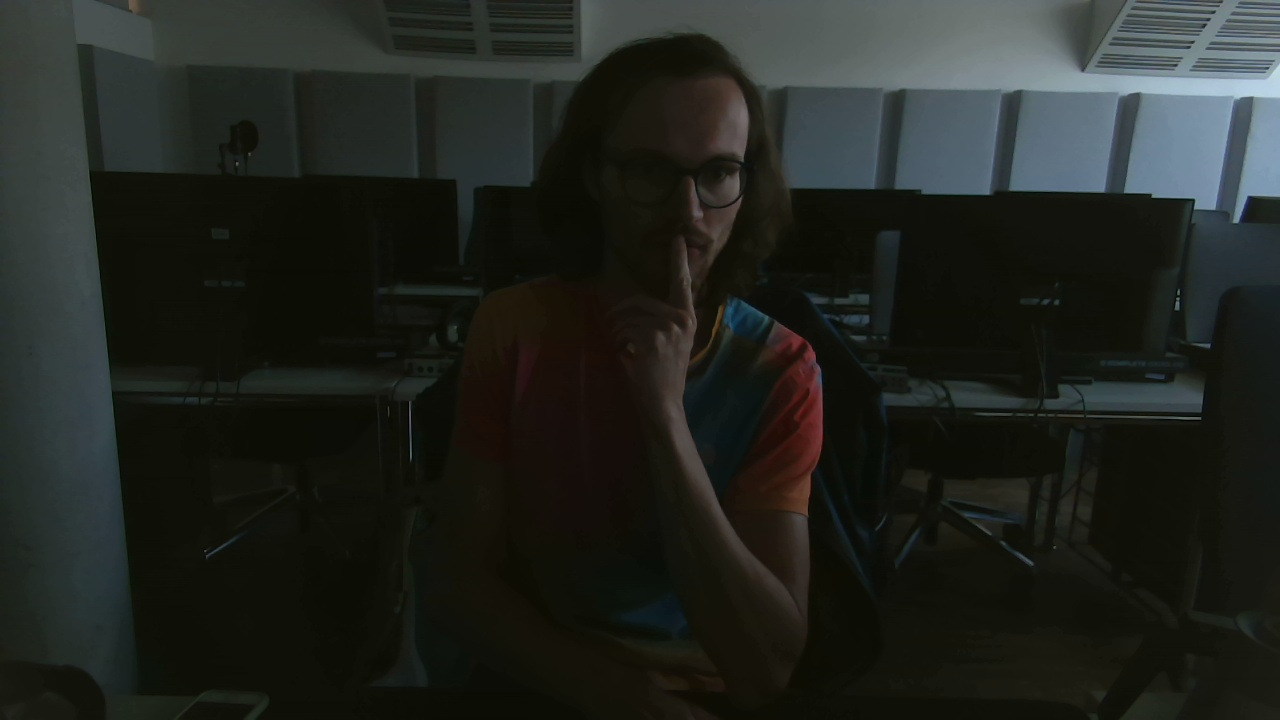
#> input picture captured_images/tests/aufnahme_2025-05-10_11-13-13.jpg, 1280 x 720 px, found by its file name
$ python Segmentierungs-Test.py
#> lines starting #> are read from the running program, lines starting #| are printed output that depends on the picture
import cv2
import numpy as np

def berechne_segmentierungsgrad(image_path, k=5):
    # Bild laden
#> called with k = 5
    image = cv2.imread(image_path)
#> image is the input picture: shape (720, 1280, 3); mean B, G, R 31.6, 36.3, 33.3
    if image is None:
        print("❌ Fehler: Bild konnte nicht geladen werden.")
        return

    # Optional: Bildgröße reduzieren (schneller)
    image = cv2.resize(image, (320, 240))
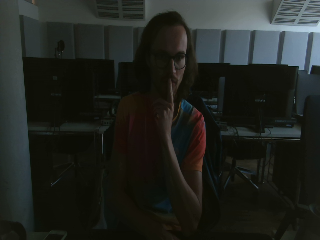
#> image: shape (240, 320, 3); mean B, G, R 31.7, 36.5, 33.5

    # Pixeldaten vorbereiten
    pixels = image.reshape(-1, 3).astype(np.float32)
    print(f"[DEBUG] Pixels shape: {pixels.shape}, dtype: {pixels.dtype}")
#| [DEBUG] Pixels shape: (76800, 3), dtype: float32

    # KMeans Parameter
    criteria = (cv2.TERM_CRITERIA_EPS + cv2.TERM_CRITERIA_MAX_ITER, 100, 1.0)
    attempts = 10
    flags = cv2.KMEANS_PP_CENTERS

    if pixels.shape[0] < k:
        print(f"⚠️ Zu wenige Pixel für {k} Cluster.")
        return

    # KMeans Clustering
    compactness, labels, centers = cv2.kmeans(pixels, k, None, criteria, attempts, flags)
#> compactness = 13438924.2; centers = [[34.92, 39.55, 35.59], [109.8, 105.5, 93.23], [10.34, 17.67, 17.39], [64.94, 65.97, 58.99], [162.3, 148.9, 128.7]]

    # Ergebnisse anzeigen
    print(f"✅ K-Means erfolgreich mit {k} Clustern.")
    print(f"Cluster-Zentren (RGB):\n{centers.astype(np.uint8)}")
#| Cluster-Zentren (RGB):
#| [[ 34  39  35]
#|  [109 105  93]
#|  [ 10  17  17]
#|  [ 64  65  58]
#|  [162 148 128]]

    # Segmentierungsgrad berechnen (Entropie)
    _, counts = np.unique(labels, return_counts=True)
#> counts = [12383, 4327, 47511, 10320, 2259]
    proportions = counts / counts.sum()
#> proportions = [0.161, 0.0563, 0.619, 0.134, 0.0294]
    entropy = -np.sum(proportions * np.log2(proportions + 1e-10))
#> entropy = 1.63
    print(f"📊 Segmentierungsgrad (Entropie): {entropy:.4f}")
#| 📊 Segmentierungsgrad (Entropie): 1.6257

    return entropy

# Beispiel: Bild analysieren
if __name__ == "__main__":
    testbild = "captured_images/tests/aufnahme_2025-05-10_11-13-13.jpg"  # <-- Pfad zu deinem Testbild
    berechne_segmentierungsgrad(testbild, k=5)
